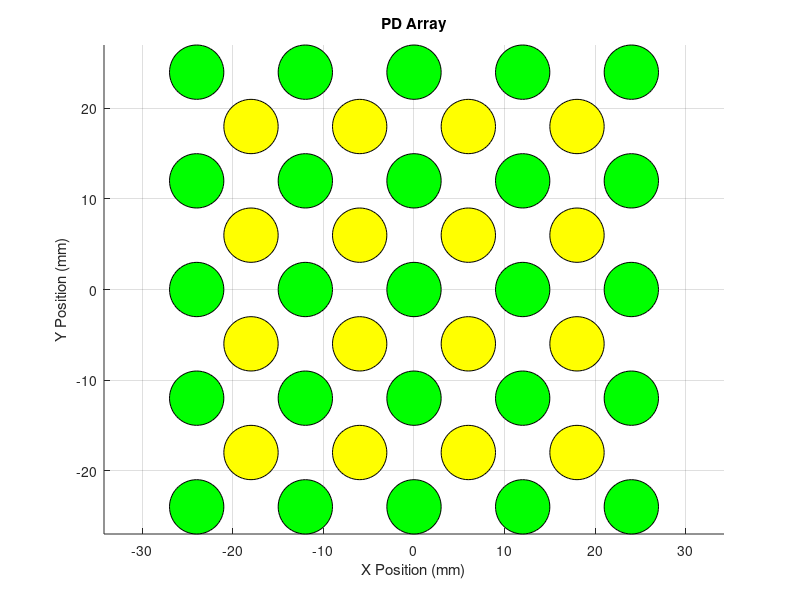

This figure's MATLAB source:
clc
clear
close all 
Nr = 25;
r_PD = 3e-3; 
delta = 6e-3; 
d_PD = 2 * r_PD + delta; 
K = ceil(sqrt(Nr)); 
for i = 1:Nr
    mi = floor((i - 1) / K);
    ni = i - mi * K;
    xi = (- (K - 1) / 2 + (ni - 1)) * d_PD;
    yi = ((K - 1) / 2 - mi) * d_PD;

    % mi = floor((i) / K); 
    % ni = i - (floor(i/K) - 1)*K;
    % xi = (- (K-1)/2 + ni - 1)*d_PD;
    % yi = ((K-1)/2 - mi + 1)*d_PD; 

    x_positions(i) = xi;
    y_positions(i) = yi;
end
x_positions = x_positions * 1000; 
y_positions = y_positions * 1000; 
r_PD_mm = r_PD * 1000;
figure;
hold on;
for i = 1:Nr
    rectangle('Position', [x_positions(i) - r_PD_mm, y_positions(i) - r_PD_mm, 2 * r_PD_mm, 2 * r_PD_mm], ...
              'Curvature', [1, 1], ...
              'FaceColor', 'g', ...
              'EdgeColor', 'k');
end
axis equal;
xlabel('X Position (mm)');
ylabel('Y Position (mm)');
title('PD Array');
grid on;


Ky = K - 1; 
for i = 1:Ky^2
    mi = floor((i - 1) / Ky); 
    ni = i - mi * Ky; 
    xi = (- (Ky - 1) / 2 + (ni - 1)) * d_PD;
    yi = ((Ky - 1) / 2 - mi) * d_PD;
    x_y(i) = xi;
    y_y(i) = yi;
end
x_y = x_y*1000; 
y_y = y_y*1000; 
for i = 1:((K -1)^2)
    rectangle('Position', [x_y(i) - r_PD_mm, y_y(i) - r_PD_mm, 2 * r_PD_mm, 2 * r_PD_mm], ...
              'Curvature', [1, 1], ...
              'FaceColor', 'y', ...
              'EdgeColor', 'k');
end
